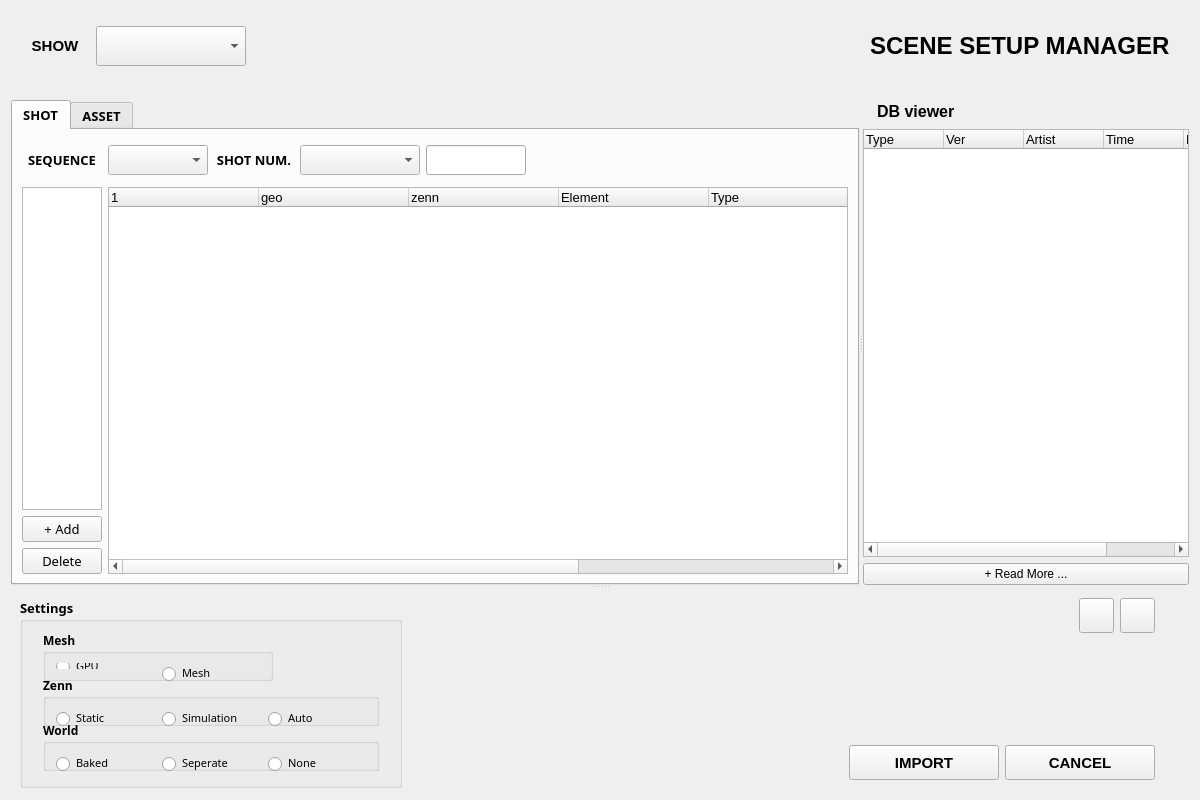
<?xml version="1.0" encoding="UTF-8"?>
<ui version="4.0">
 <class>Form</class>
 <widget class="QWidget" name="Form">
  <property name="geometry">
   <rect>
    <x>0</x>
    <y>0</y>
    <width>1200</width>
    <height>800</height>
   </rect>
  </property>
  <property name="minimumSize">
   <size>
    <width>1200</width>
    <height>800</height>
   </size>
  </property>
  <property name="windowTitle">
   <string>Form</string>
  </property>
  <layout class="QGridLayout" name="gridLayout_8">
   <item row="0" column="0">
    <layout class="QGridLayout" name="gridLayout_6">
     <item row="0" column="0">
      <widget class="QFrame" name="frame">
       <property name="minimumSize">
        <size>
         <width>0</width>
         <height>70</height>
        </size>
       </property>
       <property name="maximumSize">
        <size>
         <width>16777215</width>
         <height>70</height>
        </size>
       </property>
       <layout class="QGridLayout" name="gridLayout_10">
        <item row="0" column="2">
         <spacer name="horizontalSpacer_2">
          <property name="orientation">
           <enum>Qt::Horizontal</enum>
          </property>
          <property name="sizeType">
           <enum>QSizePolicy::Expanding</enum>
          </property>
          <property name="sizeHint" stdset="0">
           <size>
            <width>267</width>
            <height>20</height>
           </size>
          </property>
         </spacer>
        </item>
        <item row="0" column="5">
         <widget class="QLabel" name="label">
          <property name="minimumSize">
           <size>
            <width>0</width>
            <height>50</height>
           </size>
          </property>
          <property name="font">
           <font>
            <family>Cantarell</family>
            <pointsize>18</pointsize>
            <weight>75</weight>
            <bold>true</bold>
           </font>
          </property>
          <property name="text">
           <string>SCENE SETUP MANAGER</string>
          </property>
          <property name="margin">
           <number>10</number>
          </property>
         </widget>
        </item>
        <item row="0" column="4">
         <widget class="QLabel" name="logo_label">
          <property name="minimumSize">
           <size>
            <width>50</width>
            <height>50</height>
           </size>
          </property>
          <property name="maximumSize">
           <size>
            <width>50</width>
            <height>50</height>
           </size>
          </property>
          <property name="text">
           <string/>
          </property>
          <property name="scaledContents">
           <bool>true</bool>
          </property>
         </widget>
        </item>
        <item row="0" column="1">
         <widget class="QComboBox" name="show_comboBox">
          <property name="minimumSize">
           <size>
            <width>150</width>
            <height>25</height>
           </size>
          </property>
          <property name="maximumSize">
           <size>
            <width>16777215</width>
            <height>40</height>
           </size>
          </property>
          <property name="font">
           <font>
            <weight>75</weight>
            <bold>true</bold>
           </font>
          </property>
          <property name="styleSheet">
           <string notr="true">Qcombobox {'qproperty-alignment: 'AlignBottom|AlignRight';'}</string>
          </property>
         </widget>
        </item>
        <item row="0" column="0">
         <widget class="QLabel" name="label_2">
          <property name="minimumSize">
           <size>
            <width>70</width>
            <height>30</height>
           </size>
          </property>
          <property name="maximumSize">
           <size>
            <width>16777215</width>
            <height>50</height>
           </size>
          </property>
          <property name="font">
           <font>
            <pointsize>11</pointsize>
            <weight>75</weight>
            <bold>true</bold>
           </font>
          </property>
          <property name="text">
           <string>SHOW</string>
          </property>
          <property name="alignment">
           <set>Qt::AlignCenter</set>
          </property>
         </widget>
        </item>
        <item row="0" column="6">
         <spacer name="horizontalSpacer_6">
          <property name="orientation">
           <enum>Qt::Horizontal</enum>
          </property>
          <property name="sizeType">
           <enum>QSizePolicy::Fixed</enum>
          </property>
          <property name="sizeHint" stdset="0">
           <size>
            <width>10</width>
            <height>10</height>
           </size>
          </property>
         </spacer>
        </item>
       </layout>
      </widget>
     </item>
    </layout>
   </item>
   <item row="1" column="0">
    <spacer name="verticalSpacer_2">
     <property name="orientation">
      <enum>Qt::Vertical</enum>
     </property>
     <property name="sizeType">
      <enum>QSizePolicy::Fixed</enum>
     </property>
     <property name="sizeHint" stdset="0">
      <size>
       <width>478</width>
       <height>13</height>
      </size>
     </property>
    </spacer>
   </item>
   <item row="2" column="0">
    <widget class="QSplitter" name="splitter_2">
     <property name="orientation">
      <enum>Qt::Vertical</enum>
     </property>
     <widget class="QSplitter" name="splitter">
      <property name="orientation">
       <enum>Qt::Horizontal</enum>
      </property>
      <widget class="QTabWidget" name="tabWidget">
       <property name="minimumSize">
        <size>
         <width>0</width>
         <height>359</height>
        </size>
       </property>
       <property name="font">
        <font>
         <family>PT Sans</family>
         <pointsize>10</pointsize>
         <weight>75</weight>
         <bold>true</bold>
        </font>
       </property>
       <property name="styleSheet">
        <string notr="true"/>
       </property>
       <property name="currentIndex">
        <number>0</number>
       </property>
       <widget class="QWidget" name="shot_tab">
        <attribute name="title">
         <string>SHOT</string>
        </attribute>
        <layout class="QGridLayout" name="gridLayout_14">
         <item row="0" column="0">
          <layout class="QGridLayout" name="gridLayout_3">
           <item row="0" column="0" colspan="2">
            <layout class="QGridLayout" name="gridLayout_9">
             <property name="topMargin">
              <number>6</number>
             </property>
             <property name="bottomMargin">
              <number>6</number>
             </property>
             <item row="0" column="5">
              <widget class="QComboBox" name="shot_comboBox">
               <property name="minimumSize">
                <size>
                 <width>120</width>
                 <height>30</height>
                </size>
               </property>
               <property name="maximumSize">
                <size>
                 <width>120</width>
                 <height>30</height>
                </size>
               </property>
               <property name="font">
                <font>
                 <weight>50</weight>
                 <bold>false</bold>
                </font>
               </property>
              </widget>
             </item>
             <item row="0" column="3">
              <widget class="QComboBox" name="seq_comboBox">
               <property name="minimumSize">
                <size>
                 <width>100</width>
                 <height>30</height>
                </size>
               </property>
               <property name="maximumSize">
                <size>
                 <width>100</width>
                 <height>30</height>
                </size>
               </property>
               <property name="font">
                <font>
                 <weight>50</weight>
                 <bold>false</bold>
                </font>
               </property>
              </widget>
             </item>
             <item row="0" column="6">
              <widget class="QLineEdit" name="findShot_lineEdit">
               <property name="minimumSize">
                <size>
                 <width>100</width>
                 <height>30</height>
                </size>
               </property>
               <property name="maximumSize">
                <size>
                 <width>100</width>
                 <height>30</height>
                </size>
               </property>
               <property name="font">
                <font>
                 <weight>50</weight>
                 <bold>false</bold>
                </font>
               </property>
              </widget>
             </item>
             <item row="0" column="2">
              <widget class="QLabel" name="label_3">
               <property name="minimumSize">
                <size>
                 <width>80</width>
                 <height>30</height>
                </size>
               </property>
               <property name="maximumSize">
                <size>
                 <width>80</width>
                 <height>50</height>
                </size>
               </property>
               <property name="font">
                <font>
                 <family>PT Sans</family>
                 <pointsize>10</pointsize>
                 <weight>75</weight>
                 <bold>true</bold>
                </font>
               </property>
               <property name="text">
                <string>SEQUENCE</string>
               </property>
               <property name="alignment">
                <set>Qt::AlignCenter</set>
               </property>
              </widget>
             </item>
             <item row="0" column="4">
              <widget class="QLabel" name="label_4">
               <property name="minimumSize">
                <size>
                 <width>80</width>
                 <height>30</height>
                </size>
               </property>
               <property name="maximumSize">
                <size>
                 <width>80</width>
                 <height>50</height>
                </size>
               </property>
               <property name="font">
                <font>
                 <family>PT Sans</family>
                 <pointsize>10</pointsize>
                 <weight>75</weight>
                 <bold>true</bold>
                </font>
               </property>
               <property name="text">
                <string>SHOT NUM.</string>
               </property>
               <property name="alignment">
                <set>Qt::AlignCenter</set>
               </property>
              </widget>
             </item>
             <item row="0" column="7">
              <spacer name="horizontalSpacer_9">
               <property name="orientation">
                <enum>Qt::Horizontal</enum>
               </property>
               <property name="sizeHint" stdset="0">
                <size>
                 <width>40</width>
                 <height>20</height>
                </size>
               </property>
              </spacer>
             </item>
            </layout>
           </item>
           <item row="1" column="1">
            <widget class="QTreeWidget" name="dataTypeList_treeWidget">
             <property name="font">
              <font>
               <pointsize>10</pointsize>
              </font>
             </property>
             <property name="styleSheet">
              <string notr="true">QTableWidget::item { padding: 5 px; margin: 5px; border: 0 px}
QTableWidget::item:selected{background-color: grey;}</string>
             </property>
             <property name="showDropIndicator" stdset="0">
              <bool>true</bool>
             </property>
             <property name="alternatingRowColors">
              <bool>false</bool>
             </property>
             <property name="selectionMode">
              <enum>QAbstractItemView::ContiguousSelection</enum>
             </property>
             <property name="selectionBehavior">
              <enum>QAbstractItemView::SelectRows</enum>
             </property>
             <property name="rootIsDecorated">
              <bool>false</bool>
             </property>
             <attribute name="headerDefaultSectionSize">
              <number>150</number>
             </attribute>
             <attribute name="headerStretchLastSection">
              <bool>false</bool>
             </attribute>
             <column>
              <property name="text">
               <string/>
              </property>
             </column>
             <column>
              <property name="text">
               <string>geo</string>
              </property>
             </column>
             <column>
              <property name="text">
               <string>zenn</string>
              </property>
             </column>
             <column>
              <property name="text">
               <string>Element</string>
              </property>
             </column>
             <column>
              <property name="text">
               <string>Type</string>
              </property>
             </column>
             <column>
              <property name="text">
               <string>Version</string>
              </property>
             </column>
             <column>
              <property name="text">
               <string>Type</string>
              </property>
             </column>
             <column>
              <property name="text">
               <string>Version</string>
              </property>
             </column>
            </widget>
           </item>
           <item row="1" column="0">
            <layout class="QGridLayout" name="gridLayout_5">
             <item row="3" column="0">
              <widget class="QPushButton" name="delQuick_pushButton">
               <property name="minimumSize">
                <size>
                 <width>80</width>
                 <height>0</height>
                </size>
               </property>
               <property name="maximumSize">
                <size>
                 <width>80</width>
                 <height>16777215</height>
                </size>
               </property>
               <property name="font">
                <font>
                 <weight>50</weight>
                 <bold>false</bold>
                </font>
               </property>
               <property name="text">
                <string>Delete</string>
               </property>
              </widget>
             </item>
             <item row="2" column="0">
              <widget class="QPushButton" name="addQuick_pushButton">
               <property name="minimumSize">
                <size>
                 <width>80</width>
                 <height>0</height>
                </size>
               </property>
               <property name="maximumSize">
                <size>
                 <width>80</width>
                 <height>16777215</height>
                </size>
               </property>
               <property name="font">
                <font>
                 <weight>50</weight>
                 <bold>false</bold>
                </font>
               </property>
               <property name="text">
                <string>+ Add</string>
               </property>
              </widget>
             </item>
             <item row="0" column="0">
              <widget class="QListWidget" name="quick_listWidget">
               <property name="sizePolicy">
                <sizepolicy hsizetype="Minimum" vsizetype="Expanding">
                 <horstretch>0</horstretch>
                 <verstretch>0</verstretch>
                </sizepolicy>
               </property>
               <property name="minimumSize">
                <size>
                 <width>80</width>
                 <height>0</height>
                </size>
               </property>
               <property name="maximumSize">
                <size>
                 <width>80</width>
                 <height>16777215</height>
                </size>
               </property>
               <property name="font">
                <font>
                 <weight>50</weight>
                 <bold>false</bold>
                </font>
               </property>
               <property name="selectionMode">
                <enum>QAbstractItemView::ExtendedSelection</enum>
               </property>
              </widget>
             </item>
            </layout>
           </item>
          </layout>
         </item>
        </layout>
       </widget>
       <widget class="QWidget" name="asset_tab">
        <attribute name="title">
         <string>ASSET</string>
        </attribute>
        <layout class="QGridLayout" name="gridLayout_17">
         <item row="0" column="0">
          <layout class="QGridLayout" name="gridLayout_16">
           <item row="0" column="0" colspan="2">
            <layout class="QGridLayout" name="gridLayout_15">
             <property name="topMargin">
              <number>6</number>
             </property>
             <property name="bottomMargin">
              <number>6</number>
             </property>
             <item row="0" column="4">
              <widget class="QLineEdit" name="lineEdit">
               <property name="minimumSize">
                <size>
                 <width>0</width>
                 <height>30</height>
                </size>
               </property>
               <property name="maximumSize">
                <size>
                 <width>100</width>
                 <height>30</height>
                </size>
               </property>
               <property name="font">
                <font>
                 <weight>50</weight>
                 <bold>false</bold>
                </font>
               </property>
              </widget>
             </item>
             <item row="0" column="5">
              <spacer name="horizontalSpacer_10">
               <property name="orientation">
                <enum>Qt::Horizontal</enum>
               </property>
               <property name="sizeHint" stdset="0">
                <size>
                 <width>40</width>
                 <height>20</height>
                </size>
               </property>
              </spacer>
             </item>
             <item row="0" column="2">
              <widget class="QLabel" name="label_8">
               <property name="minimumSize">
                <size>
                 <width>100</width>
                 <height>0</height>
                </size>
               </property>
               <property name="maximumSize">
                <size>
                 <width>100</width>
                 <height>16777215</height>
                </size>
               </property>
               <property name="font">
                <font>
                 <family>PT Sans</family>
                 <pointsize>10</pointsize>
                 <weight>75</weight>
                 <bold>true</bold>
                </font>
               </property>
               <property name="text">
                <string>ASSET NAME</string>
               </property>
               <property name="alignment">
                <set>Qt::AlignCenter</set>
               </property>
              </widget>
             </item>
             <item row="0" column="3">
              <widget class="QComboBox" name="assetName_comboBox">
               <property name="minimumSize">
                <size>
                 <width>180</width>
                 <height>30</height>
                </size>
               </property>
               <property name="maximumSize">
                <size>
                 <width>180</width>
                 <height>30</height>
                </size>
               </property>
               <property name="font">
                <font>
                 <weight>50</weight>
                 <bold>false</bold>
                </font>
               </property>
              </widget>
             </item>
             <item row="0" column="0">
              <widget class="QLabel" name="label_9">
               <property name="minimumSize">
                <size>
                 <width>100</width>
                 <height>0</height>
                </size>
               </property>
               <property name="maximumSize">
                <size>
                 <width>100</width>
                 <height>16777215</height>
                </size>
               </property>
               <property name="font">
                <font>
                 <family>PT Sans</family>
                 <pointsize>10</pointsize>
                 <weight>75</weight>
                 <bold>true</bold>
                </font>
               </property>
               <property name="text">
                <string>ASSET TYPE</string>
               </property>
               <property name="alignment">
                <set>Qt::AlignCenter</set>
               </property>
              </widget>
             </item>
             <item row="0" column="1">
              <widget class="QComboBox" name="assetType_comboBox">
               <property name="minimumSize">
                <size>
                 <width>100</width>
                 <height>30</height>
                </size>
               </property>
               <property name="maximumSize">
                <size>
                 <width>100</width>
                 <height>30</height>
                </size>
               </property>
               <property name="font">
                <font>
                 <weight>50</weight>
                 <bold>false</bold>
                </font>
               </property>
              </widget>
             </item>
            </layout>
           </item>
           <item row="1" column="1">
            <widget class="QTreeWidget" name="asset_dataTypeList_treeWidget">
             <property name="minimumSize">
              <size>
               <width>0</width>
               <height>262</height>
              </size>
             </property>
             <property name="font">
              <font>
               <pointsize>10</pointsize>
              </font>
             </property>
             <property name="styleSheet">
              <string notr="true">QTableWidget::item { padding: 5 px; margin: 5px; border: 0 px}
QTableWidget::item:selected{background-color: grey;}</string>
             </property>
             <property name="showDropIndicator" stdset="0">
              <bool>false</bool>
             </property>
             <property name="alternatingRowColors">
              <bool>false</bool>
             </property>
             <property name="selectionMode">
              <enum>QAbstractItemView::ContiguousSelection</enum>
             </property>
             <property name="selectionBehavior">
              <enum>QAbstractItemView::SelectRows</enum>
             </property>
             <property name="rootIsDecorated">
              <bool>false</bool>
             </property>
             <property name="itemsExpandable">
              <bool>false</bool>
             </property>
             <property name="allColumnsShowFocus">
              <bool>false</bool>
             </property>
             <property name="headerHidden">
              <bool>false</bool>
             </property>
             <property name="expandsOnDoubleClick">
              <bool>false</bool>
             </property>
             <attribute name="headerDefaultSectionSize">
              <number>150</number>
             </attribute>
             <attribute name="headerStretchLastSection">
              <bool>false</bool>
             </attribute>
             <column>
              <property name="text">
               <string/>
              </property>
             </column>
             <column>
              <property name="text">
               <string>Type</string>
              </property>
             </column>
             <column>
              <property name="text">
               <string>Version</string>
              </property>
             </column>
            </widget>
           </item>
          </layout>
         </item>
        </layout>
       </widget>
      </widget>
      <widget class="QWidget" name="layoutWidget">
       <layout class="QGridLayout" name="gridLayout_4">
        <item row="0" column="0">
         <widget class="QLabel" name="DBdatatype_label">
          <property name="sizePolicy">
           <sizepolicy hsizetype="Expanding" vsizetype="Preferred">
            <horstretch>0</horstretch>
            <verstretch>0</verstretch>
           </sizepolicy>
          </property>
          <property name="font">
           <font>
            <pointsize>12</pointsize>
            <weight>75</weight>
            <bold>true</bold>
           </font>
          </property>
          <property name="styleSheet">
           <string notr="true">QLabel { padding: 2 10 2 10 px;}</string>
          </property>
          <property name="text">
           <string>DB viewer</string>
          </property>
         </widget>
        </item>
        <item row="1" column="0">
         <widget class="QTreeWidget" name="db_treeWidget">
          <property name="sizePolicy">
           <sizepolicy hsizetype="Expanding" vsizetype="Expanding">
            <horstretch>0</horstretch>
            <verstretch>0</verstretch>
           </sizepolicy>
          </property>
          <property name="font">
           <font>
            <family>Cantarell</family>
            <pointsize>10</pointsize>
           </font>
          </property>
          <property name="rootIsDecorated">
           <bool>false</bool>
          </property>
          <attribute name="headerDefaultSectionSize">
           <number>80</number>
          </attribute>
          <column>
           <property name="text">
            <string>Type</string>
           </property>
          </column>
          <column>
           <property name="text">
            <string>Ver</string>
           </property>
          </column>
          <column>
           <property name="text">
            <string>Artist</string>
           </property>
          </column>
          <column>
           <property name="text">
            <string>Time</string>
           </property>
          </column>
          <column>
           <property name="text">
            <string>File</string>
           </property>
          </column>
         </widget>
        </item>
        <item row="2" column="0">
         <widget class="QPushButton" name="ReadMoreDB_pushButton">
          <property name="sizePolicy">
           <sizepolicy hsizetype="Expanding" vsizetype="Fixed">
            <horstretch>0</horstretch>
            <verstretch>0</verstretch>
           </sizepolicy>
          </property>
          <property name="text">
           <string>+ Read More ...</string>
          </property>
         </widget>
        </item>
       </layout>
      </widget>
     </widget>
     <widget class="QFrame" name="frame">
      <property name="minimumSize">
       <size>
        <width>0</width>
        <height>0</height>
       </size>
      </property>
      <property name="maximumSize">
       <size>
        <width>16777215</width>
        <height>200</height>
       </size>
      </property>
      <layout class="QGridLayout" name="gridLayout_12">
       <item row="0" column="0">
        <widget class="QGroupBox" name="groupBox_2">
         <property name="minimumSize">
          <size>
           <width>0</width>
           <height>190</height>
          </size>
         </property>
         <property name="maximumSize">
          <size>
           <width>16777215</width>
           <height>190</height>
          </size>
         </property>
         <property name="font">
          <font>
           <family>PT Sans</family>
           <pointsize>10</pointsize>
           <weight>75</weight>
           <bold>true</bold>
          </font>
         </property>
         <property name="title">
          <string>Settings</string>
         </property>
         <layout class="QGridLayout" name="gridLayout_13">
          <property name="leftMargin">
           <number>20</number>
          </property>
          <property name="rightMargin">
           <number>20</number>
          </property>
          <property name="bottomMargin">
           <number>25</number>
          </property>
          <item row="0" column="0">
           <widget class="QGroupBox" name="groupBox">
            <property name="minimumSize">
             <size>
              <width>0</width>
              <height>50</height>
             </size>
            </property>
            <property name="font">
             <font>
              <family>PT Sans</family>
              <pointsize>9</pointsize>
              <weight>75</weight>
              <bold>true</bold>
             </font>
            </property>
            <property name="title">
             <string>Mesh</string>
            </property>
            <layout class="QGridLayout" name="gridLayout">
             <item row="0" column="0">
              <widget class="QRadioButton" name="GPU_radioButton">
               <property name="minimumSize">
                <size>
                 <width>100</width>
                 <height>0</height>
                </size>
               </property>
               <property name="font">
                <font>
                 <pointsize>8</pointsize>
                 <weight>50</weight>
                 <bold>false</bold>
                </font>
               </property>
               <property name="styleSheet">
                <string notr="true">QRadioButton::indicator{height:15px;width:15px;}</string>
               </property>
               <property name="text">
                <string>GPU</string>
               </property>
              </widget>
             </item>
             <item row="0" column="1">
              <widget class="QRadioButton" name="Mesh_radioButton">
               <property name="minimumSize">
                <size>
                 <width>100</width>
                 <height>20</height>
                </size>
               </property>
               <property name="font">
                <font>
                 <pointsize>8</pointsize>
                 <weight>50</weight>
                 <bold>false</bold>
                </font>
               </property>
               <property name="styleSheet">
                <string notr="true">QRadioButton::indicator{height:15px;width:15px;}</string>
               </property>
               <property name="text">
                <string>Mesh</string>
               </property>
              </widget>
             </item>
            </layout>
           </widget>
          </item>
          <item row="2" column="0" colspan="2">
           <widget class="QGroupBox" name="groupBox">
            <property name="minimumSize">
             <size>
              <width>0</width>
              <height>50</height>
             </size>
            </property>
            <property name="font">
             <font>
              <family>PT Sans</family>
              <pointsize>9</pointsize>
              <weight>75</weight>
              <bold>true</bold>
             </font>
            </property>
            <property name="title">
             <string>World</string>
            </property>
            <layout class="QGridLayout" name="gridLayout_11">
             <item row="0" column="3">
              <widget class="QRadioButton" name="None_radioButton">
               <property name="minimumSize">
                <size>
                 <width>100</width>
                 <height>20</height>
                </size>
               </property>
               <property name="font">
                <font>
                 <pointsize>8</pointsize>
                 <weight>50</weight>
                 <bold>false</bold>
                </font>
               </property>
               <property name="styleSheet">
                <string notr="true">QRadioButton::indicator{height:15px;width:15px;}</string>
               </property>
               <property name="text">
                <string>None</string>
               </property>
              </widget>
             </item>
             <item row="0" column="1">
              <widget class="QRadioButton" name="seperate_radioButton">
               <property name="minimumSize">
                <size>
                 <width>100</width>
                 <height>20</height>
                </size>
               </property>
               <property name="font">
                <font>
                 <pointsize>8</pointsize>
                 <weight>50</weight>
                 <bold>false</bold>
                </font>
               </property>
               <property name="styleSheet">
                <string notr="true">QRadioButton::indicator{height:15px;width:15px;}</string>
               </property>
               <property name="text">
                <string>Seperate</string>
               </property>
              </widget>
             </item>
             <item row="0" column="0">
              <widget class="QRadioButton" name="baked_radioButton">
               <property name="minimumSize">
                <size>
                 <width>100</width>
                 <height>20</height>
                </size>
               </property>
               <property name="font">
                <font>
                 <pointsize>8</pointsize>
                 <weight>50</weight>
                 <bold>false</bold>
                </font>
               </property>
               <property name="styleSheet">
                <string notr="true">QRadioButton::indicator{height:15px;width:15px;}</string>
               </property>
               <property name="text">
                <string>Baked</string>
               </property>
              </widget>
             </item>
            </layout>
           </widget>
          </item>
          <item row="1" column="0" colspan="2">
           <widget class="QGroupBox" name="groupBox">
            <property name="minimumSize">
             <size>
              <width>0</width>
              <height>50</height>
             </size>
            </property>
            <property name="font">
             <font>
              <family>PT Sans</family>
              <pointsize>9</pointsize>
              <weight>75</weight>
              <bold>true</bold>
             </font>
            </property>
            <property name="title">
             <string>Zenn</string>
            </property>
            <layout class="QGridLayout" name="gridLayout_2">
             <item row="0" column="0">
              <widget class="QRadioButton" name="static_radioButton">
               <property name="minimumSize">
                <size>
                 <width>100</width>
                 <height>20</height>
                </size>
               </property>
               <property name="font">
                <font>
                 <pointsize>8</pointsize>
                 <weight>50</weight>
                 <bold>false</bold>
                </font>
               </property>
               <property name="styleSheet">
                <string notr="true">QRadioButton::indicator{height:15px;width:15px;}</string>
               </property>
               <property name="text">
                <string>Static</string>
               </property>
              </widget>
             </item>
             <item row="0" column="1">
              <widget class="QRadioButton" name="simulation_radioButton">
               <property name="minimumSize">
                <size>
                 <width>100</width>
                 <height>20</height>
                </size>
               </property>
               <property name="font">
                <font>
                 <pointsize>8</pointsize>
                 <weight>50</weight>
                 <bold>false</bold>
                </font>
               </property>
               <property name="styleSheet">
                <string notr="true">QRadioButton::indicator{height:15px;width:15px;}</string>
               </property>
               <property name="text">
                <string>Simulation</string>
               </property>
              </widget>
             </item>
             <item row="0" column="2">
              <widget class="QRadioButton" name="auto_radioButton">
               <property name="minimumSize">
                <size>
                 <width>100</width>
                 <height>20</height>
                </size>
               </property>
               <property name="font">
                <font>
                 <pointsize>8</pointsize>
                 <weight>50</weight>
                 <bold>false</bold>
                </font>
               </property>
               <property name="styleSheet">
                <string notr="true">QRadioButton::indicator{height:15px;width:15px;}</string>
               </property>
               <property name="text">
                <string>Auto</string>
               </property>
              </widget>
             </item>
            </layout>
           </widget>
          </item>
         </layout>
        </widget>
       </item>
       <item row="0" column="1">
        <layout class="QGridLayout" name="gridLayout_7">
         <property name="rightMargin">
          <number>25</number>
         </property>
         <item row="0" column="0">
          <spacer name="horizontalSpacer_3">
           <property name="orientation">
            <enum>Qt::Horizontal</enum>
           </property>
           <property name="sizeType">
            <enum>QSizePolicy::Preferred</enum>
           </property>
           <property name="sizeHint" stdset="0">
            <size>
             <width>40</width>
             <height>20</height>
            </size>
           </property>
          </spacer>
         </item>
         <item row="0" column="1">
          <layout class="QHBoxLayout" name="horizontalLayout">
           <item>
            <spacer name="horizontalSpacer_4">
             <property name="orientation">
              <enum>Qt::Horizontal</enum>
             </property>
             <property name="sizeHint" stdset="0">
              <size>
               <width>40</width>
               <height>20</height>
              </size>
             </property>
            </spacer>
           </item>
           <item>
            <widget class="QPushButton" name="spanner2_pushButton">
             <property name="minimumSize">
              <size>
               <width>35</width>
               <height>35</height>
              </size>
             </property>
             <property name="maximumSize">
              <size>
               <width>35</width>
               <height>35</height>
              </size>
             </property>
             <property name="text">
              <string/>
             </property>
             <property name="iconSize">
              <size>
               <width>30</width>
               <height>30</height>
              </size>
             </property>
             <property name="autoRepeat">
              <bool>false</bool>
             </property>
             <property name="autoExclusive">
              <bool>false</bool>
             </property>
             <property name="autoDefault">
              <bool>false</bool>
             </property>
             <property name="default">
              <bool>false</bool>
             </property>
             <property name="flat">
              <bool>false</bool>
             </property>
            </widget>
           </item>
           <item>
            <widget class="QPushButton" name="renderSpool_pushButton">
             <property name="minimumSize">
              <size>
               <width>35</width>
               <height>35</height>
              </size>
             </property>
             <property name="maximumSize">
              <size>
               <width>35</width>
               <height>35</height>
              </size>
             </property>
             <property name="text">
              <string/>
             </property>
             <property name="iconSize">
              <size>
               <width>30</width>
               <height>30</height>
              </size>
             </property>
            </widget>
           </item>
          </layout>
         </item>
         <item row="1" column="1">
          <spacer name="verticalSpacer">
           <property name="orientation">
            <enum>Qt::Vertical</enum>
           </property>
           <property name="sizeType">
            <enum>QSizePolicy::Expanding</enum>
           </property>
           <property name="sizeHint" stdset="0">
            <size>
             <width>20</width>
             <height>40</height>
            </size>
           </property>
          </spacer>
         </item>
         <item row="2" column="0">
          <spacer name="horizontalSpacer_7">
           <property name="orientation">
            <enum>Qt::Horizontal</enum>
           </property>
           <property name="sizeType">
            <enum>QSizePolicy::Expanding</enum>
           </property>
           <property name="sizeHint" stdset="0">
            <size>
             <width>40</width>
             <height>20</height>
            </size>
           </property>
          </spacer>
         </item>
         <item row="2" column="1">
          <layout class="QHBoxLayout" name="horizontalLayout_2">
           <item>
            <spacer name="horizontalSpacer">
             <property name="orientation">
              <enum>Qt::Horizontal</enum>
             </property>
             <property name="sizeHint" stdset="0">
              <size>
               <width>40</width>
               <height>20</height>
              </size>
             </property>
            </spacer>
           </item>
           <item>
            <widget class="QPushButton" name="import_pushButton">
             <property name="minimumSize">
              <size>
               <width>150</width>
               <height>35</height>
              </size>
             </property>
             <property name="maximumSize">
              <size>
               <width>120</width>
               <height>16777215</height>
              </size>
             </property>
             <property name="font">
              <font>
               <family>Cantarell</family>
               <pointsize>11</pointsize>
               <weight>75</weight>
               <bold>true</bold>
              </font>
             </property>
             <property name="text">
              <string>IMPORT</string>
             </property>
            </widget>
           </item>
           <item>
            <widget class="QPushButton" name="cancel_pushButton">
             <property name="minimumSize">
              <size>
               <width>150</width>
               <height>35</height>
              </size>
             </property>
             <property name="maximumSize">
              <size>
               <width>120</width>
               <height>16777215</height>
              </size>
             </property>
             <property name="font">
              <font>
               <family>Cantarell</family>
               <pointsize>11</pointsize>
               <weight>75</weight>
               <bold>true</bold>
              </font>
             </property>
             <property name="text">
              <string>CANCEL</string>
             </property>
            </widget>
           </item>
          </layout>
         </item>
        </layout>
       </item>
      </layout>
     </widget>
    </widget>
   </item>
  </layout>
 </widget>
 <resources/>
 <connections/>
</ui>
